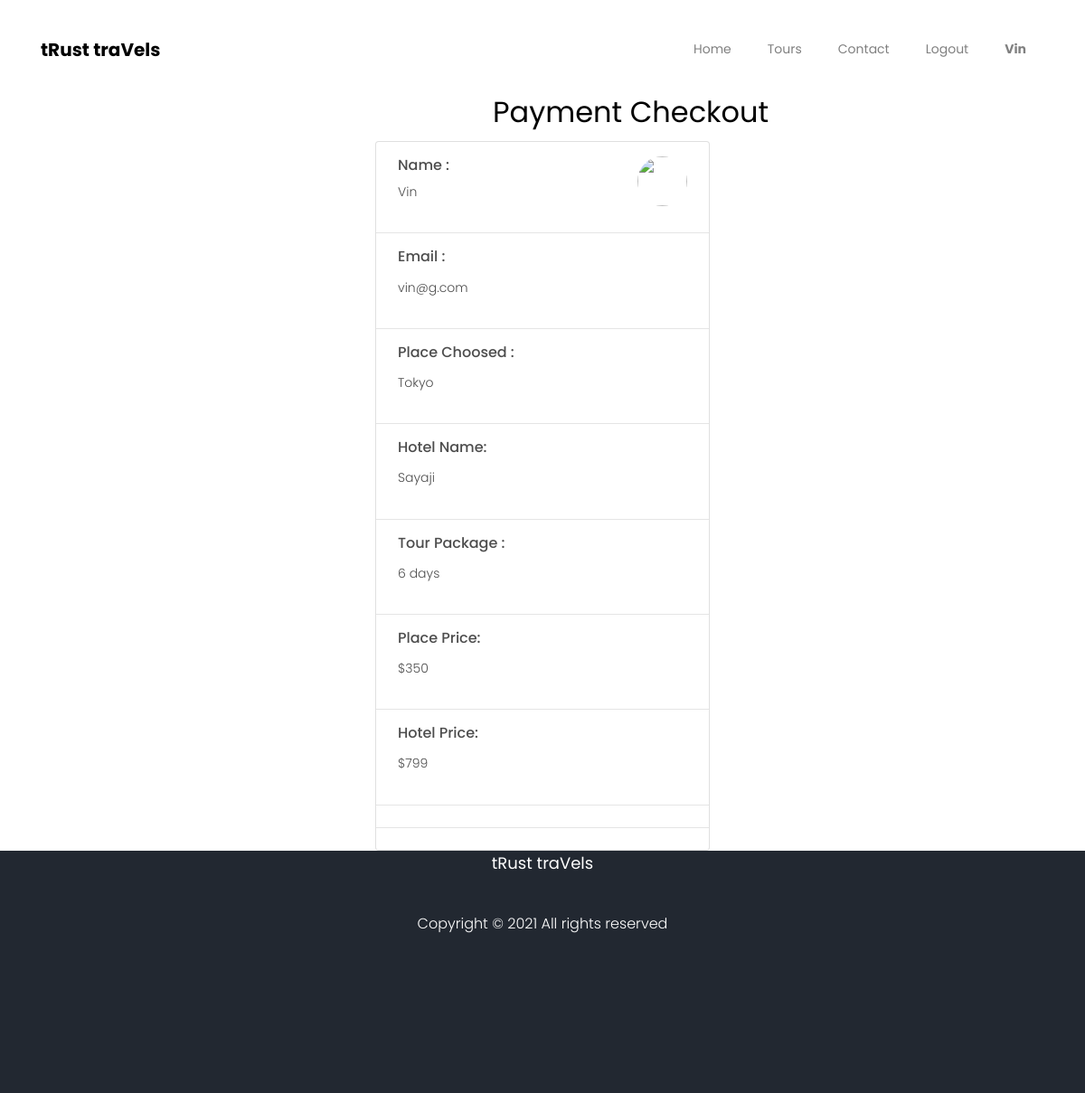
Page /tours/discover/13/hotel/2/payment/ (signed in) on the committed database.
### home/models.py (models this page shows, shortened)
class Image(models.Model):
    place=models.CharField(max_length=100)
    description=models.CharField(max_length=100000,default="")
    days=models.IntegerField(default="")
    image=models.ImageField(upload_to="img/%y")
    money=models.IntegerField(default="0")

class Hotels(models.Model):
    myyid = models.AutoField
    hotel_name=models.CharField(max_length=100)
    desc=models.CharField(max_length=100000,default="")
    hotel_img=models.ImageField(upload_to="img/%y")
    price=models.IntegerField(default="0")

### home/views.py (the view)
# urls.py: path("tours/discover/<int:myid>/hotel/<int:myyid>/payment/",views.payment,name = "payment"),
@login_required(login_url='../login/')
def payment(request,myid,myyid):
    img = Image.objects.filter(id=myid)
    hot = Hotels.objects.filter(id=myyid)
    if request.method == 'POST':
        amount = 50000
        order_currency = 'INR'
        client = razorpay.Client(auth=('rzp_test_DGfQjUNUrMSEGh','kFZaSzxkXX0EMDhGMJSA8VHn'))
        payment = client.orders.create({'amount':amount,'currency':'INR','payment_capture':'1'})
        return render(request, "home/payment.html",{'payment_id':payment['id']})
    return render(request, "home/payment.html",{'img':img[0],'hot':hot[0]})

### home/templates/home/payment.html (shortened to what this page needs)
{% extends 'base.html' %}
{% block body %}
<div class="adjust">
    <div class="container-fluid">
        <h2 style="margin-left:530px">Payment Checkout</h2>
        <div class="row justify-content-center">
            <div class="col-11 col-md-4 col-sm-10 col-xs-10">
                <div class="card py-3 py-md-3">
                    <div class="d-flex justify-content-between px-3 px-md-4">
                        <div>
                            <h6 class="">Name :</h6>
                            <p class="grey"> {{user.username}} </p>
                        </div>
                        <div class="align-self-baseline"> <img src="https://i.imgur.com/FgxgJ0K.jpg" height="55sspx"
                                width="55px" alt="" class="rounded-circle"> </div>
                    </div>
                    <hr>
                    <div class="d-flex justify-content-between px-3 px-md-4 div2">
                        <div class="">
                            <h6 class="">Email : </h6>
                            <div class="d-flex">
                                <p class="grey mt-1">{{user.email}}</p>
                            </div>
                        </div>
                    </div>
                    <hr>
                    <div class="d-flex justify-content-between px-3 px-md-4 div2">
                        <div class="">
                            <h6 class="">Place Choosed : </h6>
                            <div class="d-flex">
                                <p class="grey mt-1">{{img.place}}</p>
                            </div>
                        </div>
                    </div>
                    <hr>
                    <div class="d-flex justify-content-between px-3 px-md-4 div2">
                        <div class="">
                            <h6 class="">Hotel Name:</h6>
                            <div class="d-flex">
                                <p class="grey mt-1">{{hot.hotel_name}}</p>
                            </div>
                        </div>
                    </div>
                    <hr>
                    <div class="d-flex justify-content-between px-3 px-md-4 div2">
                        <div class="">
                            <h6 class="">Tour Package :</h6>
                            <div class="d-flex">
                                <p class="grey mt-1">{{img.days}} days</p>
                            </div>
                        </div>
                    </div>
                    <hr>
                    <div class="d-flex justify-content-between px-3 px-md-4 div2">
                        <div class="">
                            <h6 class="">Place Price:</h6>
                            <div class="d-flex">
                                <p class="grey mt-1" id="box2" >${{img.money}} </p>
                            </div>
                        </div>
                    </div>
                        <hr>
                        <div class="d-flex justify-content-between px-3 px-md-4 div2">
                            <div class="">
                                <h6 class="">Hotel Price:</h6>
                                <div class="d-flex">
                                    <p class="grey mt-1" id="box2" >${{hot.price}} </p>
                                </div>
                            </div>
                        </div>
                            <hr>
                        <hr class="my-2">
                    </div>
                </div>
            </div>
        </div>
    </div>
    {% endblock %}

### templates/base.html (shortened to what this page needs)
{% load static %}
<!doctype html>
<html lang="en">
<head>
  <link rel="stylesheet" href="/static/css/open-iconic-bootstrap.min.css">
  <link rel="stylesheet" href="/static/css/animate.css">
  <link rel="stylesheet" href="/static/css/owl.carousel.min.css">
  <link rel="stylesheet" href="/static/css/owl.theme.default.min.css">
  <link rel="stylesheet" href="/static/css/magnific-popup.css">
  <link rel="stylesheet" href="/static/css/aos.css">
  <link rel="stylesheet" href="/static/css/ionicons.min.css">
  <link rel="stylesheet" href="/static/css/bootstrap-datepicker.css">
  <link rel="stylesheet" href="/static/css/jquery.timepicker.css">
  <link rel="stylesheet" href="/static/css/flaticon.css">
  <link rel="stylesheet" href="/static/css/icomoon.css">
  <link rel="stylesheet" href="/static/css/style.css">
</head>
<body>
  <nav class="navbar navbar-expand-lg navbar-dark ftco_navbar bg-dark ftco-navbar-light" id="ftco-navbar">
    <div class="container">
      <a class="navbar-brand" href="/">tRust traVels</a>
      <div class="collapse navbar-collapse" id="ftco-nav">
        <ul class="navbar-nav ml-auto">
          {% if user.is_authenticated %}
          <li class="nav-item active"><a href="/" class="nav-link">Home</a></li>
          <li class="nav-item"><a href="/tours/" class="nav-link">Tours</a></li>
          <li class="nav-item"><a href="/contact/" class="nav-link">Contact</a></li>
          <li class="nav-item"><a href="/login/logout/" class="nav-link">Logout</a></li>
          <li class="nav-item bi bi-person-circle"><a href="/login/profile/" class="nav-link"><b>{{user.username}}</b></a></li>
          {%endif%}
        </ul>
      </div>
    </div>
  </nav>
  {% block body %}{% endblock %}
  <footer class="ftco-footer ftco-bg-dark ftco-section">
    <div class="container">
      <div class="row mb-5">
        <div class="col-md">
          <div class="ftco-footer-widget mb-4">
            <h2 class="ftco-heading-2 text-center">tRust traVels</h2>
            <div class="col-md-12 text-center " style="color: white;">
              Copyright &copy;
              <script>document.write(new Date().getFullYear());</script> All rights reserved
          </div>
         <ul class="ftco-footer-social list-unstyled float-md-left float-lft mt-5 " style="margin-left: 480px;">
            </ul>
          </div>
        </div>
    </div>
  </footer>
</body>
</html>

### templates/base.html (style rules this page uses)
.adjust { margin-top: 100px; }
.ftco-navbar-light .navbar-nav > .nav-item.active > a { color: gray; }
.ftco-navbar-light .navbar-nav > .nav-item > .nav-link { font-size: 14px; padding-top: .9rem; padding-bottom: .9rem; padding-left: 20px; padding-right: 20px; color: gray; font-weight: 400; opacity: 1 !important; }
.ftco-footer { font-size: 16px; background: #222831; padding: 0.5px; }
.ftco-navbar-light .navbar-brand { color: black; }

### rows in the picture
Image: place "Tokyo", days "6", money "350"
Hotels: hotel_name "Sayaji", price "799"

### other values in the picture
{{ user.username }} "Vin"
{{ user.email }} "vin@g.com"
